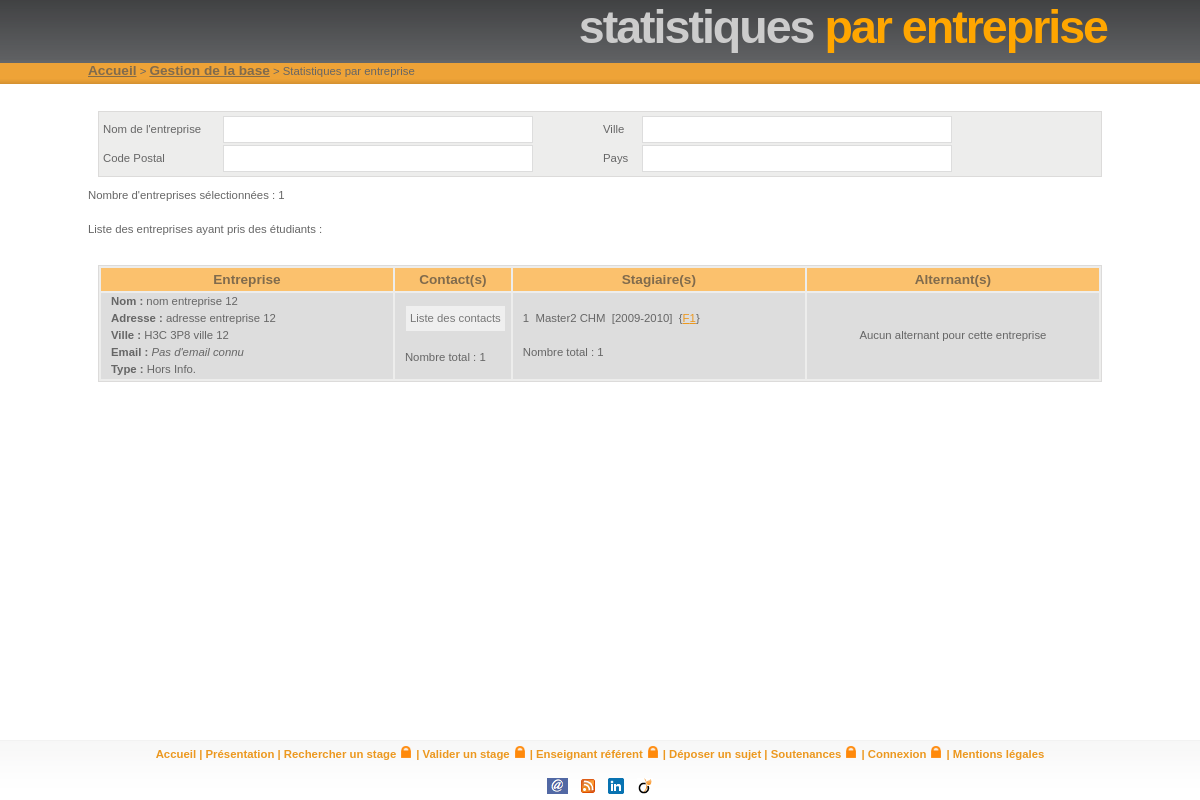
The app's page /gestion/statistiques/statistiquesEntreprise.php?id=12 with its own data.
### tables this page shows
CREATE TABLE IF NOT EXISTS `entreprise` (
  `identreprise` INT(10) NOT NULL AUTO_INCREMENT,
  `nom` VARCHAR(100) NOT NULL,
  `adresse` VARCHAR(100) NOT NULL,
  `codepostal` VARCHAR(8) NOT NULL,
  `ville` VARCHAR(100) NOT NULL,
  `pays` VARCHAR(100) NOT NULL,
  `email` VARCHAR(256) NOT NULL,
  `idtypeentreprise` INT(10) NULL DEFAULT NULL,
  `siret` BIGINT(14) NULL DEFAULT NULL,
  PRIMARY KEY (`identreprise`),
  INDEX `identreprise_idx` (`identreprise` DESC),
  INDEX `idtypeentreprise_idx` (`idtypeentreprise` ASC),
  CONSTRAINT `fk_entreprise_type_entreprise_idtypeentreprise`
    FOREIGN KEY (`idtypeentreprise`)
    REFERENCES `type_entreprise` (`idtypeentreprise`)
    ON DELETE NO ACTION
    ON UPDATE NO ACTION);

CREATE TABLE IF NOT EXISTS `type_entreprise` (
  `idtypeentreprise` INT(10) NOT NULL AUTO_INCREMENT,
  `type` VARCHAR(30) NOT NULL,
  `idcouleur` INT(10) NOT NULL,
  PRIMARY KEY (`idtypeentreprise`),
  INDEX `idcouleur_idx` (`idcouleur` ASC),
  CONSTRAINT `fk_type_entreprise_couleur_idcouleur`
    FOREIGN KEY (`idcouleur`)
    REFERENCES `couleur` (`idcouleur`)
    ON DELETE NO ACTION
    ON UPDATE NO ACTION);

CREATE TABLE IF NOT EXISTS `contact` (
  `idcontact` INT(10) NOT NULL AUTO_INCREMENT,
  `nomcontact` VARCHAR(100) NOT NULL,
  `prenomcontact` VARCHAR(100) NOT NULL,
  `telephone` VARCHAR(20) NOT NULL,
  `email` VARCHAR(200) NULL DEFAULT NULL,
  `identreprise` INT(10) NOT NULL,
  PRIMARY KEY (`idcontact`),
  INDEX `identreprise_idx` (`identreprise` ASC),
  CONSTRAINT `fk_contact_entreprise_identreprise`
    FOREIGN KEY (`identreprise`)
    REFERENCES `entreprise` (`identreprise`)
    ON DELETE NO ACTION
    ON UPDATE NO ACTION);

CREATE TABLE IF NOT EXISTS `promotion` (
  `idpromotion` INT(10) NOT NULL AUTO_INCREMENT,
  `anneeuniversitaire` INT(10) NOT NULL DEFAULT '0',
  `idparcours` INT(10) NOT NULL,
  `idfiliere` INT(10) NOT NULL,
  `email_promotion` VARCHAR(200) NULL DEFAULT NULL,
  PRIMARY KEY (`idpromotion`),
  INDEX `idfiliere_idx` (`idfiliere` ASC),
  INDEX `idparcours_idx` (`idparcours` ASC),
  CONSTRAINT `fk_promotion_filiere_idfiliere`
    FOREIGN KEY (`idfiliere`)
    REFERENCES `filiere` (`idfiliere`)
    ON DELETE NO ACTION
    ON UPDATE NO ACTION,
  CONSTRAINT `fk_promotion_parcours_idparcours`
    FOREIGN KEY (`idparcours`)
    REFERENCES `parcours` (`idparcours`)
    ON DELETE NO ACTION
    ON UPDATE NO ACTION);

CREATE TABLE IF NOT EXISTS `filiere` (
  `idfiliere` INT(10) NOT NULL AUTO_INCREMENT,
  `nomfiliere` VARCHAR(50) NOT NULL,
  `temps_soutenance` INT(3) NOT NULL DEFAULT '20',
  `affDepot` TINYINT(1) NOT NULL DEFAULT '1',
  PRIMARY KEY (`idfiliere`));

CREATE TABLE IF NOT EXISTS `parcours` (
  `idparcours` INT(10) NOT NULL AUTO_INCREMENT,
  `nomparcours` VARCHAR(50) NOT NULL,
  PRIMARY KEY (`idparcours`));

CREATE TABLE IF NOT EXISTS `convention` (
  `idconvention` INT(10) NOT NULL AUTO_INCREMENT,
  `sujetdestage` MEDIUMTEXT NOT NULL,
  `asonresume` TINYINT(4) NOT NULL DEFAULT '0',
  `note` DECIMAL(4,2) NOT NULL DEFAULT '0.00',
  `idparrain` INT(10) NOT NULL,
  `idexaminateur` INT(10) NOT NULL,
  `idetudiant` INT(10) NOT NULL,
  `idsoutenance` INT(10) NULL DEFAULT NULL,
  `idcontact` INT(10) NOT NULL,
  `idtheme` INT(10) NOT NULL,
  PRIMARY KEY (`idconvention`),
  INDEX `idetudiant_idx` (`idetudiant` ASC),
  INDEX `idparrain_idx` (`idparrain` ASC),
  INDEX `idexaminateur_idx` (`idexaminateur` ASC),
  INDEX `idcontact_idx` (`idcontact` ASC),
  INDEX `idtheme_idx` (`idtheme` ASC),
  UNIQUE INDEX `idsoutenance_idx` (`idsoutenance` ASC),
  CONSTRAINT `fk_convention_etudiant_idetudiant`
    FOREIGN KEY (`idetudiant`)
    REFERENCES `etudiant` (`idetudiant`)
    ON DELETE NO ACTION
    ON UPDATE NO ACTION,
  CONSTRAINT `fk_convention_parrain_idparrain`
    FOREIGN KEY (`idparrain`)
    REFERENCES `parrain` (`idparrain`)
    ON DELETE NO ACTION
    ON UPDATE NO ACTION,
  CONSTRAINT `fk_convention_parrain_idexaminateur`
    FOREIGN KEY (`idexaminateur`)
    REFERENCES `parrain` (`idparrain`)
    ON DELETE NO ACTION
    ON UPDATE NO ACTION,
  CONSTRAINT `fk_convention_contact_idcontact`
    FOREIGN KEY (`idcontact`)
    REFERENCES `contact` (`idcontact`)
    ON DELETE NO ACTION
    ON UPDATE NO ACTION,
  CONSTRAINT `fk_convention_theme_destage_idtheme`
    FOREIGN KEY (`idtheme`)
    REFERENCES `theme_destage` (`idtheme`)
    ON DELETE NO ACTION
    ON UPDATE NO ACTION,
  CONSTRAINT `fk_convention_soutenances_idsoutenance`
    FOREIGN KEY (`idsoutenance`)
    REFERENCES `soutenances` (`idsoutenance`)
    ON DELETE SET NULL
    ON UPDATE CASCADE);

### gestion/statistiques/statistiquesEntrepriseData.php (the view, shortened to what the rows shown need)
<?php
include_once("../../classes/bdd/connec.inc");
$filtres = array();
if (isset($_GET['id']) && $_GET['id'] != "")
array_push ($filtres, new FiltreNumeric("identreprise", $_GET['id']));
$nbFiltres = sizeof($filtres);
if ($nbFiltres >= 2) {
  $filtre = $filtres[0];
  for ($i = 1; $i < sizeof($filtres); $i++)
  $filtre = new Filtre($filtre, $filtres[$i], "AND");
} else if ($nbFiltres == 1) {
  $filtre = $filtres[0];
} else {
  $filtre = "";
}
function trouveEmailEntreprise($oEntreprise) {
  $email = $oEntreprise->getEmail();
  if ($email == '' || $email == NULL) {
    $email = 'Pas d\'email connu';
  }
  return $email;
}
$tabOEntreprise = Entreprise::getListeEntreprises($filtre);
if (sizeof($tabOEntreprise) > 0) {
  echo "Nombre d'entreprises sélectionnées : ".sizeof($tabOEntreprise)."<br/><br/>";
  $nbTotalConventions = 0;
  $entete = 1;
  $j = 0;
  for($i = 0; $i < sizeof($tabOEntreprise); $i++) {
    $idEnt = $tabOEntreprise[$i]->getIdentifiantBDD();
    $tabIdConventions = Entreprise_BDD::getListeConventionFromEntreprise($idEnt);
    $tabIdContrats = Entreprise_BDD::getListeContratFromEntreprise($idEnt);
    $tabData = array();
    if (sizeof($tabIdConventions) > 0) {
      foreach ($tabIdConventions as $idConvention) {
        $oConvention = Convention::getConvention($idConvention);
        $idPromotionCV = $oConvention->getPromotion()->getIdentifiantBDD();
        $tabData[$idEnt]['nbConventions']++;
        $tabData[$idEnt]['promotions'][$idPromotionCV]++;
        $tabData[$idEnt]['promotions']['conventions'][$idPromotionCV][$idConvention] = $oConvention;
      }
    }
      if ($entete == 1) {
        echo "Liste des entreprises ayant pris des étudiants :<br/><br/>";
        echo '<form method=post action="../entreprises/listeDesContacts.php" target=_blank>
        <input type=hidden name=rech value=1>
        <table>
        <tr id="entete">
        <td width="30%">Entreprise</td>
        <td width="10%">Contact(s)</td>
        <td width="30%">Stagiaire(s)</td>
        <td width="30%">Alternant(s)</td>
        </tr>';
        $entete = 0;
      }
      foreach ($tabData as $key => $value) {
        echo '<tr class="ligne' . $j%2 . '">';
        $oEntreprise = Entreprise::getEntreprise($key);
        echo "<td style='text-align: left; padding-left: 10px'>";
        echo "<b>Nom : </b>".$oEntreprise->getNom()."<br/>";
        echo "<b>Adresse : </b>".$oEntreprise->getAdresse()."<br/>";
        echo "<b>Ville : </b>".$oEntreprise->getCodePostal()."&nbsp;";
        echo $oEntreprise->getVille() . "<br/>";
        echo "<b>Email : </b><i>".trouveEmailEntreprise($oEntreprise)."</i><br/>";
        echo "<b>Type : </b>".$oEntreprise->getType()->getType();
        echo "</td>";
        echo '<td style="text-align: left; padding-left: 10px">';
        echo '<input type=submit value="Liste des contacts"><br/>';
        echo "<br/>Nombre total : ". sizeof($oEntreprise->listeDeContacts());
        echo '</td>';
        echo '<td style="text-align: left; padding-left: 10px">';
        foreach ($value['promotions']['conventions'] as $key2 => $value2) {
          $oPromotion = Promotion::getPromotion($key2);
          $annees = $oPromotion->anneeUniversitaire . '-' . ($oPromotion->anneeUniversitaire + 1) ;
          $k = 1;
          $fiches = '';
          foreach ($value2 as $key3 => $value3) {
            $fiches .= '<a href="./ficheDeStage.php?idEtu=' . $value3->getIdEtudiant() . '&idPromo=' . $oPromotion->getIdentifiantBDD() .'" target="_blank">F'.$k.'</a>';
            if ($k++ < sizeof($value2)) $fiches .= ' ';
          }
          echo sprintf('%d&nbsp;&nbsp;%s %s&nbsp;&nbsp;[%s]&nbsp;&nbsp;{%s}', sizeof($value2), $oPromotion->getFiliere()->getNom(), $oPromotion->getParcours()->getNom(), $annees, $fiches);
          echo '<br/>';
        }
        if($value['nbConventions'] > 0)
        echo "<br/>Nombre total : ".$value['nbConventions'];
        else
        echo "Aucun stagiaire pour cette entreprise";
        echo '</td>';
        echo '<td>';
        if($value['nbContrats'] > 0)
        echo "<br/>Nombre total : ".$value['nbContrats'];
        else
        echo "Aucun alternant pour cette entreprise";
        echo '</td>';
        echo '</tr>';
        $j++;
      }
      $nbTotalConventions += sizeof($tabIdConventions);
      $nbTotalContrats += sizeof($tabIdContrats);
    }
  if ($nbTotalConventions > 0 || $nbTotalContrats > 0)
  echo "</table>";
  else
  echo "Aucune entreprise sélectionnée n'a pris de stagiaire ou d'alternant.";
} else {
  echo '<br/><center>Aucune entreprise ne correspond aux critères de recherche.</center><br/>';
}
?>

### records on screen
entreprise: nom "nom entreprise 12", adresse "adresse entreprise 12", codepostal "H3C 3P8", ville "ville 12", email "Pas d'email connu", idtypeentreprise.idcouleur "Hors Info.", identreprise.identreprise "1", nbConventions "1"
promotion: sizeof($value2) "1", idfiliere.nomfiliere "Master2", idparcours.nomparcours "CHM", anneeuniversitaire "2009-2010"
convention: k "1"

### other values on screen
$titreGris "statistiques"
$titreOrange "par entreprise"
$liens[$i][1] "Accueil"
$liens[$i][1] "Gestion de la base"
$titreGris "Statistiques"
sizeof($tabOEntreprise) "1"
